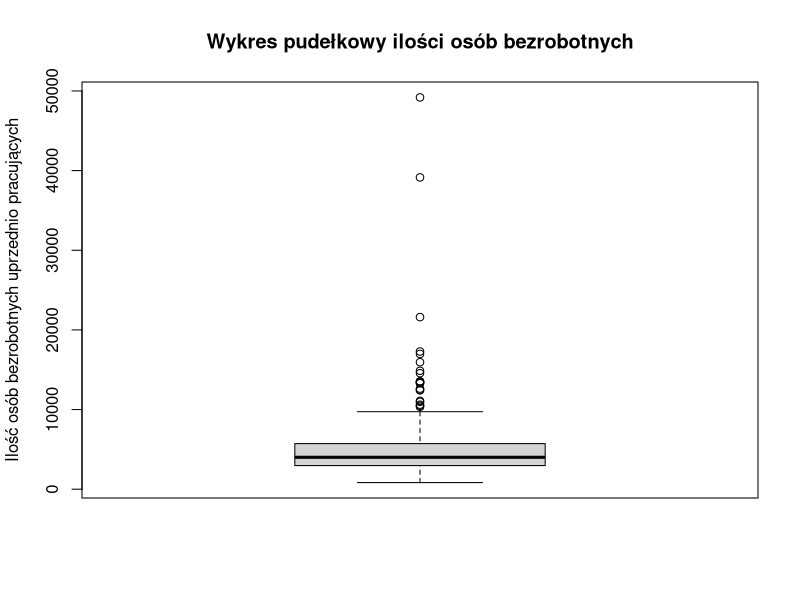

Here is the R script that generated this plot:
getwd()
setwd('C:/Users/user/Desktop/SEMESTR 4/STATYSTYKA')


install.packages("readxl")
library(readxl)
dane <- read_excel('BEZROBOTNI_REJESTROWANI.xlsx', 2, col_names =  F)
View(dane)


library(dplyr)
dane <- dane %>% slice(-c(2,4))


# tworzenie tabeli tylko dla stycznia

dane_styczen <- dane[,2:16]
View(dane_styczen)

h1 <- c(as.character(dane_styczen[1,1]), as.character(dane_styczen[2,2:length(dane_styczen[2,])])) 
h1
dane_styczen <- dane_styczen %>% slice(-c(1:2))
colnames(dane_styczen) <- h1

View(dane_styczen)


# chcemy porownac tylko 2014 i 2024

gen_dane <- dane_styczen[c(1, 5, 15) ]
View(gen_dane)


#zamiana na typ liczbowy

(typeof(gen_dane$`2014`))
gen_dane$`2014` <- as.numeric(gen_dane$`2014`)
gen_dane$`2024` <- as.numeric(gen_dane$`2024`)


# obliczenia parametrow

## srednia

(srednia_2014 <- mean(gen_dane$`2014`)) 
(srednia_2024 <- mean(gen_dane$`2024`))


## odchylenie standardowe

(odchylenie_2014 <- sd(gen_dane$`2014`))
(odchylenie_2024 <- sd(gen_dane$`2024`))


## wspolczynnik zmiennosci

(wspol_zm_2014 <- (odchylenie_2014 / srednia_2014) * 100)
(wspol_zm_2024 <- (odchylenie_2024 / srednia_2024) * 100)


## kwantyle i mediana

(kwantyl1_2014 <- quantile(gen_dane$`2014`, probs = 0.25))
(mediana_2014 <- median(gen_dane$`2014`))
(kwantyl3_2014 <- quantile(gen_dane$`2014`, probs = 0.75))

(kwantyl1_2024 <- quantile(gen_dane$`2024`, probs = 0.25))
(mediana_2024 <- median(gen_dane$`2024`))
(kwantyl3_2024 <- quantile(gen_dane$`2024`, probs = 0.75))


## wartosci min i max

# Wartość minimalna dla każdej kolumny
(min_values <- sapply(gen_dane[, c("2014", "2024")], min))

# Wartość maksymalna dla każdej kolumny
(max_values <- sapply(gen_dane[, c("2014", "2024")], max))


## Rozstep

(rozstep_2014 <- max_values[1] - min_values[1])
(rozstep_2024 <- max_values[2]- min_values[2])

## wariancja

(war_2014 <- var(gen_dane$`2014`))
(war_2024 <- var(gen_dane$`2024`))


## Skośność
install.packages("e1071")
library(e1071)
(skosnosc_2014 <- round(skewness(gen_dane$`2014`), 3))
(skosnosc_2024 <- round(skewness(gen_dane$`2024`), 3))


## Dominanta
(dominanta_2014 <- as.numeric(names(which.max(table(gen_dane$`2014`)))))
(dominanta_2024 <- as.numeric(names(which.max(table(gen_dane$`2024`)))))


# Wykresy

library(ggplot2)

## Wykres pudełkowy

boxplot(gen_dane$`2014`, main = "Wykres pudełkowy ilości osób bezrobotnych",
        ylab = "Ilość osób bezrobotnych uprzednio pracujących")

## histogram



##